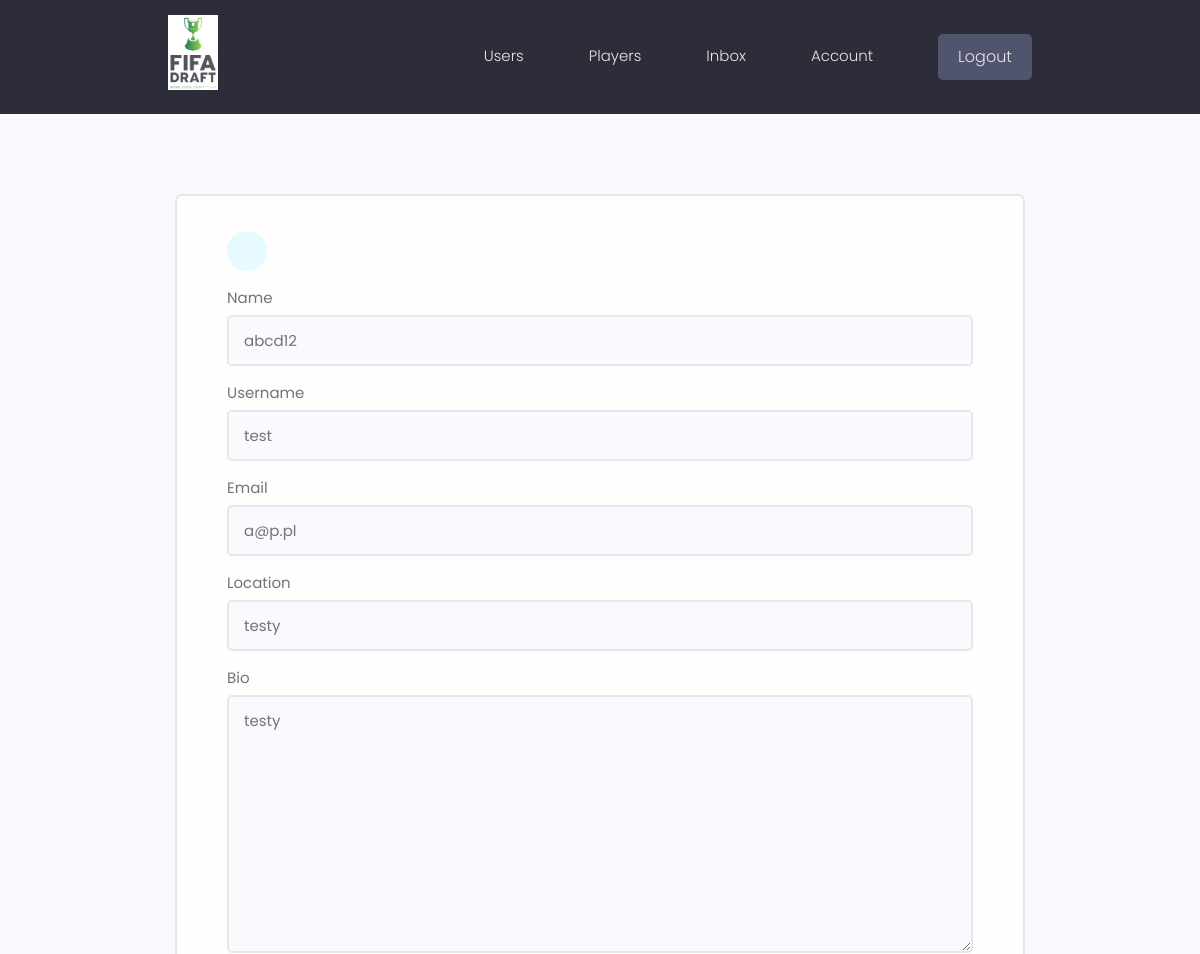
The app's page /edit-account/ (signed in, upper part), older data.
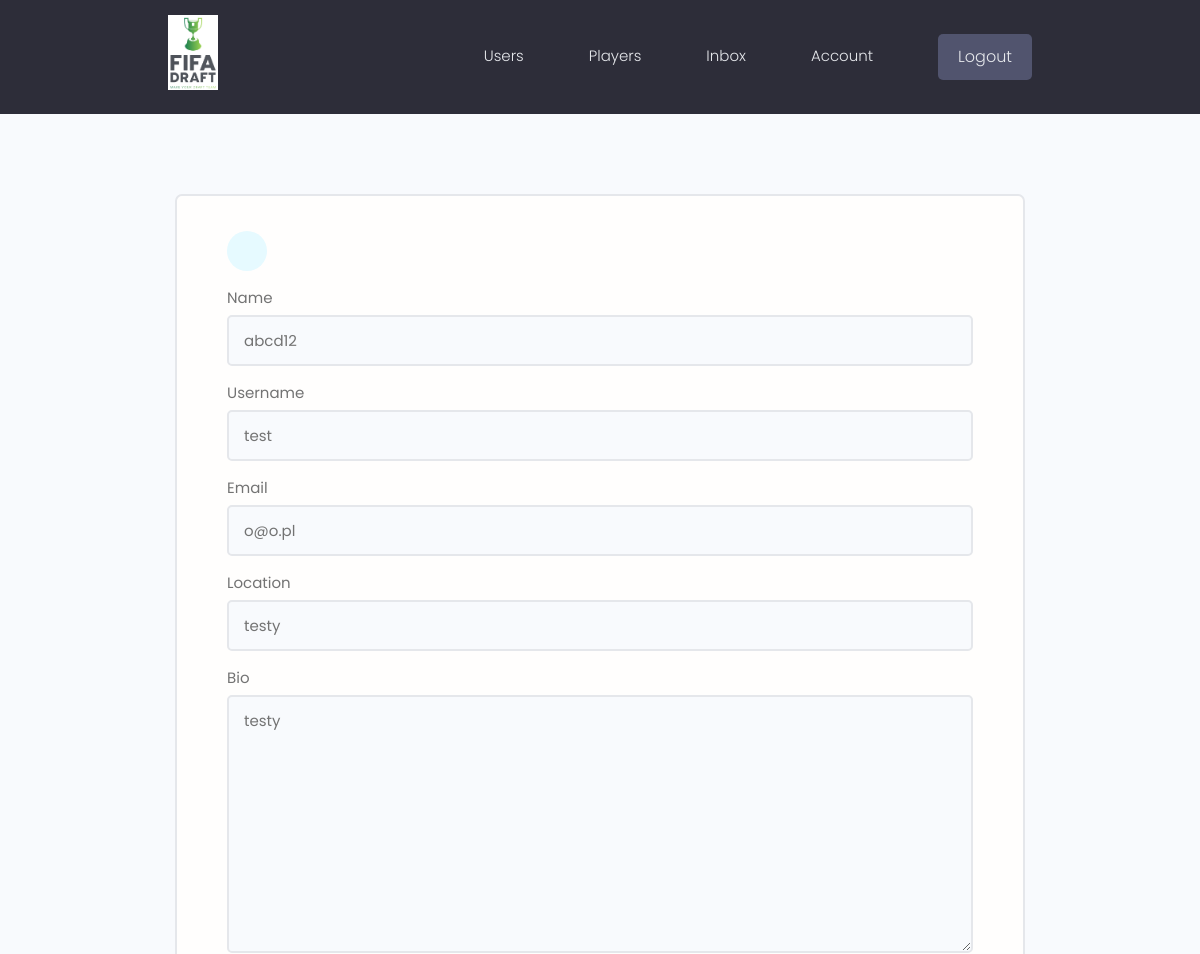
The same page, newer data.
### users/models.py (models this page shows, shortened)
class Profile(models.Model):
    user = models.OneToOneField(User, on_delete=models.CASCADE, null=True, blank=True)
    name = models.CharField(max_length=100, blank=True, null=True)
    username = models.CharField(max_length=100, blank=True, null=True)
    location = models.CharField(max_length=100, blank=True, null=True)
    email = models.EmailField(max_length=100, blank=True)
    short_intro = models.CharField(max_length=250, blank=True, null=True)
    bio = models.TextField(blank=True, null=True)
    profile_image = models.ImageField(
        null=True,
        blank=True,
        upload_to="profile_images/",
        default="profile_images/user-default.png",
    )
    social_github = models.CharField(max_length=200, blank=True, null=True)
    social_twitter = models.CharField(max_length=200, blank=True, null=True)
    social_linkedin = models.CharField(max_length=200, blank=True, null=True)
    social_youtube = models.CharField(max_length=200, blank=True, null=True)
    social_website = models.CharField(max_length=200, blank=True, null=True)
    created = models.DateTimeField(auto_now_add=True)
    id = models.UUIDField(
        default=uuid.uuid4, unique=True, primary_key=True, editable=False
    )

### users/views.py (the view)
# urls.py: path("edit-account/", views.editAccount, name="edit-account"),
@login_required(login_url="login")
def editAccount(request):
    profile = request.user.profile
    form = ProfileForm(instance=profile)
    if request.method == "POST":
        form = ProfileForm(request.POST, request.FILES, instance=profile)
        if form.is_valid():
            form.save()
            messages.success(request, "User edited!")
            return redirect("account")
    context = {"form": form}
    return render(request, "users/profile_form.html", context)

### users/forms.py
class ProfileForm(ModelForm):
    class Meta:
        model = Profile
        fields = [
            "name",
            "username",
            "email",
            "location",
            "bio",
            "short_intro",
            "profile_image",
            "social_github",
            "social_twitter",
            "social_linkedin",
            "social_youtube",
            "social_website",
        ]
    def __init__(self, *args, **kwargs):
        super(ProfileForm, self).__init__(*args, **kwargs)
        for name, field in self.fields.items():
            field.widget.attrs.update({"class": "input", "placeholder": "Add " + name})

### users/templates/users/profile_form.html (shortened to what this page needs)
{% extends 'main.html' %}
{% block content %}
    <main class="formPage my-xl">
        <div class="content-box">
            <div class="formWrapper">
                <a class="backButton" href="{% url 'account' %}"></a>
                <form class="form" method="POST" action="">
                {% for field in form %}
                <div class="form__field">
                        <label for="formInput#text">{{field.label}}</label>
                    {{field}}
                {% endfor %}
                </form>
            </div>
        </div>
    </main>
{% endblock content %}

Row changes from the older to the newer data that the page shows:
changed Profile "abcd12": email "a@p.pl" → "o@o.pl"
